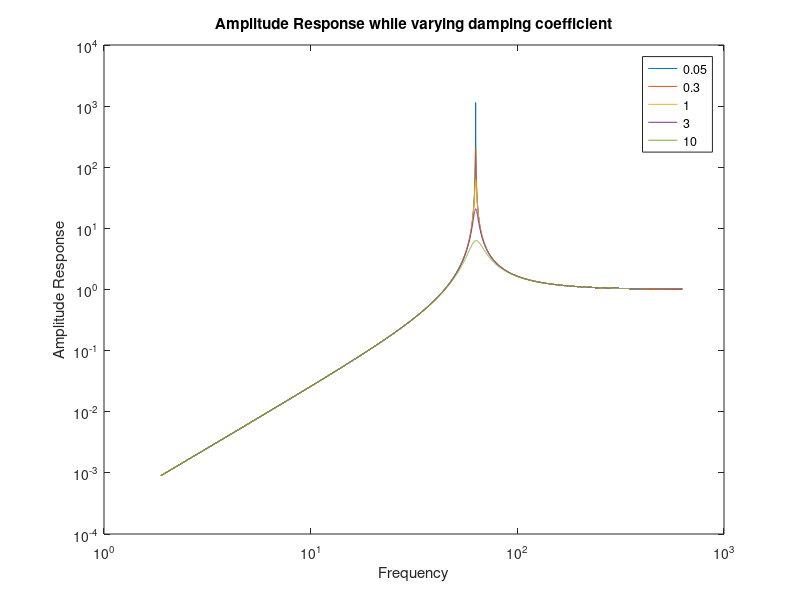
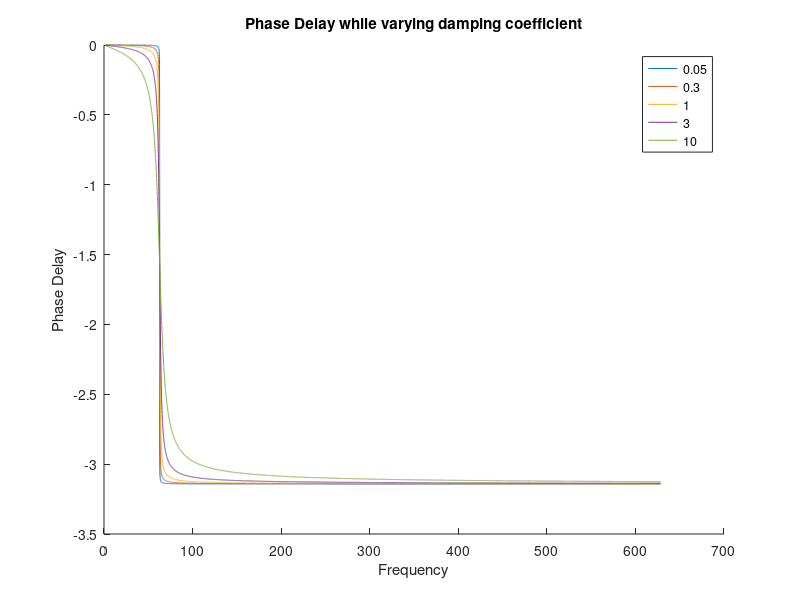
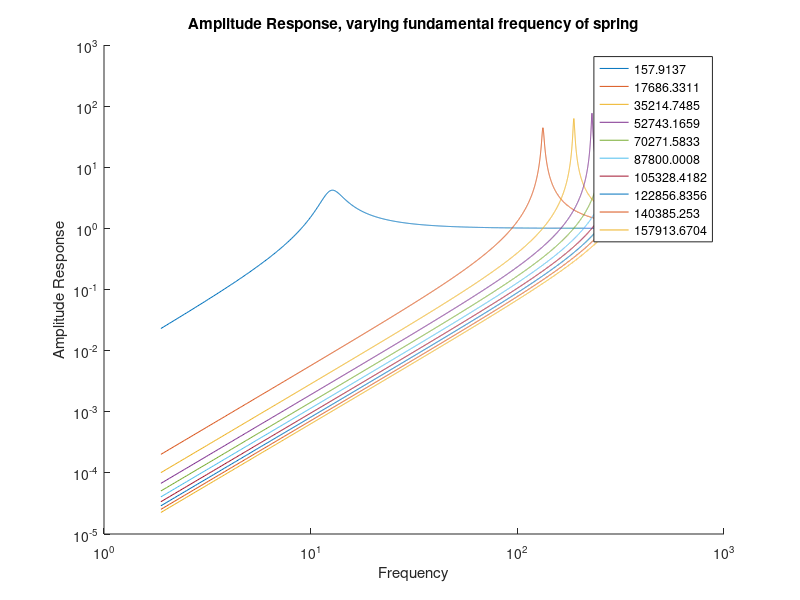
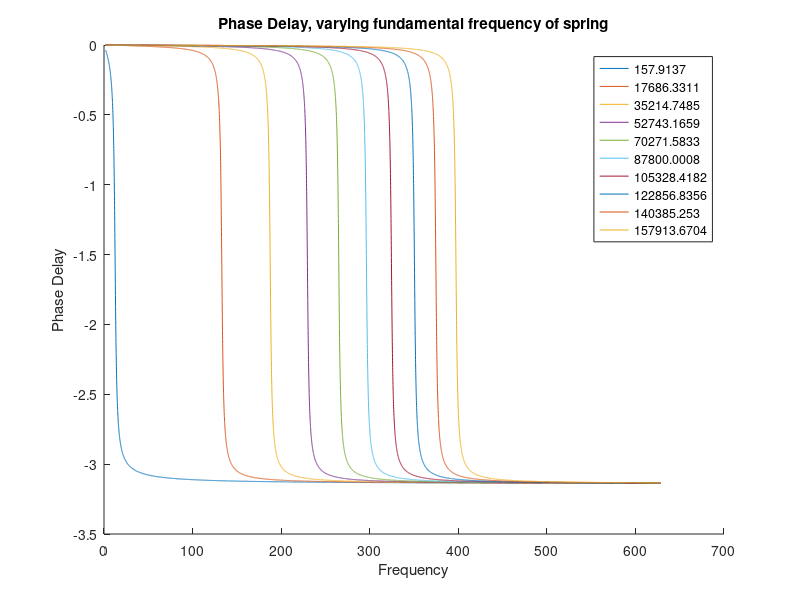

Write MATLAB code to recreate these figures, in order.
%MP2 for GEOL647

clear;
clearvars;
%hello

%q1.4
freq = linspace(0.3,100,10000);
w = 2*pi*freq;


%q1.5
k_M = 400*pi^2;
D_M = 0.05;
ARF = w.^2 ./ (sqrt((k_M - w.^2) .^ 2 + (D_M .* w) .^ 2));
plot(w,ARF,'DisplayName',num2str(D_M))
xlabel('Frequency');ylabel('Amplitude Response')
%The seismometer is most sensitive at about 63 rad^-1, or 10 Hz

%q1.6
set(gca,'xscale','log','yscale','log')
%The sensitivity of the seismometer below the resonant is higher than the sensitivity above the resonant frequency.

%q1.7
hold on;
xlabel('Frequency');ylabel('Amplitude Response');title('Amplitude Response while varying damping coefficient')
for i = [0.3,1,3,10]
    ARF = w.^2 ./ (sqrt((k_M - w.^2) .^ 2 + (i .* w) .^ 2));
    plot(w,ARF,'DisplayName',num2str(i))
end

legend

%As D/M increases, the overshoot in the ARF at the resonant frequency is decreased.

%q1.8
figure;
xlabel('Frequency');ylabel('Phase Delay');title('Phase Delay while varying damping coefficient')
hold on;
for i = [0.05,0.3,1,3,10]
    PD = atan2(-w .* i,k_M - w .^ 2);
    plot(w,PD,'DisplayName',num2str(i))
end

legend
%Damping causes a "smoothing out" effect in the phase delay around the resonant frequency. At low D/M, the phase delay occurs abruptly at the resonant frequency, but an increase in D/M causes this change to occur more gradually.

%q1.9
%Based on the results of 7 and 8, a value of D/m that is somehwere in the middle between 0.05 and 10, say, 3 would be the ideal balance between a signal that is the most even, but also the least distorted.

%q1.10

figure;
xlabel('Frequency');ylabel('Amplitude Response');title('Amplitude Response, varying fundamental frequency of spring')
set(gca,'xscale','log','yscale','log')
hold on;
D_M = 3;
for i = linspace(16*pi^2,16000*pi^2,10)
    ARF = w.^2 ./ (sqrt((i - w.^2) .^ 2 + (D_M .* w) .^ 2));
    plot(w,ARF,'DisplayName',num2str(i))
end
legend

figure;
xlabel('Frequency');ylabel('Phase Delay');title('Phase Delay, varying fundamental frequency of spring')
hold on;
for i = linspace(16*pi^2,16000*pi^2,10)
    PD = atan2(-w .* D_M,i - w .^ 2);
    plot(w,PD,'DisplayName',num2str(i))
end
legend

%Changing k/M changes the resonant frequency of the seismometer, so it shifts the peak and the dropoff for the ARF and the PD, respectively.

%q1.11

%To maximize sensitivity for long period motion (i.e. low frequency), I would reduce k and increase m. D does not changes the sensitivity, but rather the distortion of the signal.

%q2.3
w_0 = 20*pi;
ep = 1;
bt = 1;
figure;
xlabel('Frequency');ylabel('Amplitude Respone');title('Force Feedback Seismometer')
set(gca,'xscale','log','yscale','log');
hold on;
for AK = linspace(0.1,30,10)
    ARF = (AK .* w .^2) ./ (sqrt((((1+bt*AK) .* w .^2) - w_0^2) .^2 + (4*ep^2 .* w .^2)));
    plot(w,ARF,'DisplayName',num2str(AK))
end
legend

%q2.4
%As AK is increased, the resonant frequency decreases. This is different from part 1, since the fundamental frequency w_0 does not need to change for the resonant frequency to drop. The general shape of the amplitude response function. however, is the same for both the inertial seismometer and the force feedback seismometer.

%q2.5
% A force feedback system gives you a way of easily tuning the fundamental frequency of your seismometer without adjusting any of the mechanical components of the system (e.g. spring constant and damping coefficient)
